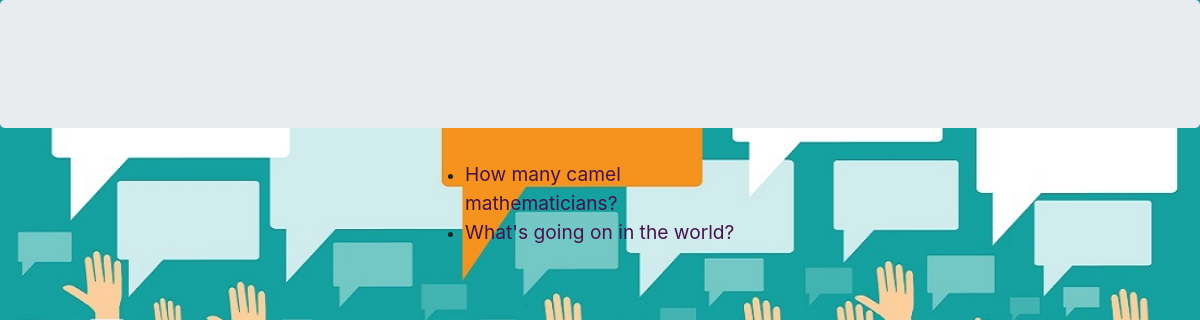
The app's page /, older data.
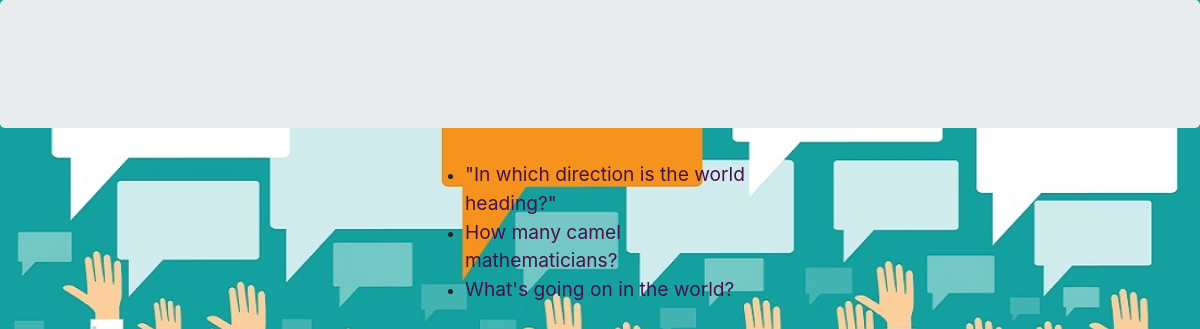
The same page, newer data.
### polls/models.py (models this page shows, shortened)
class Question(models.Model):
    question_text = models.CharField(max_length=200)
    pub_date = models.DateField('date published')

### polls/views.py (the view)
# urls.py: path('',views.IndexView.as_view(),name='index'),
class IndexView(generic.ListView):
    template_name = 'polls/index.html'
    context_object_name = 'latest_question_list'
    def get_queryset(self):
        return Question.objects.filter(pub_date__lte=timezone.now()).order_by('-pub_date')[:5]

### polls/templates/polls/index.html (shortened to what this page needs)
{% load bootstrap4 %}
{% load static %}
<!DOCTYPE html>
<html>
    <head>
        {% block styles %}
            {% bootstrap_css%}
        {% endblock %}
        <link rel="stylesheet" type="text/css" href="{% static 'polls/style.css' %}">
    </head>
    <body>
        <div class="jumbotron"></div>
        <div class="container">
            <div class="row">
                <div class="col-md-2 col-sm-12 col-lg-4"></div>
                <div class="col-md-6 col-sm-12 col-lg-4">
                    {% if latest_question_list %}
                    <ul>
                    {% for question in latest_question_list %}
                        <li><a href="{% url 'polls:detail' question.id %}">{{ question.question_text }}</a></li>
                    {% endfor %}
                    </ul>
                    {% else %}
                        <p>No polls are available.</p>
                    {% endif %}
                </div>
                <div class="col-md-4 col-sm-12 col-lg-4"></div>
            </div>
        </div>
    </body>
</html>

### polls/static/polls/style.css (style rules this page uses)
li a { color: rgb(70, 18, 77); font-size: larger; }
body { background-image: url('images/business.jpg'); background-repeat: no-repeat; background-size: cover; }

Row changes from the older to the newer data that the page shows:
added Question: question_text "\"In which direction is the world heading?\""
